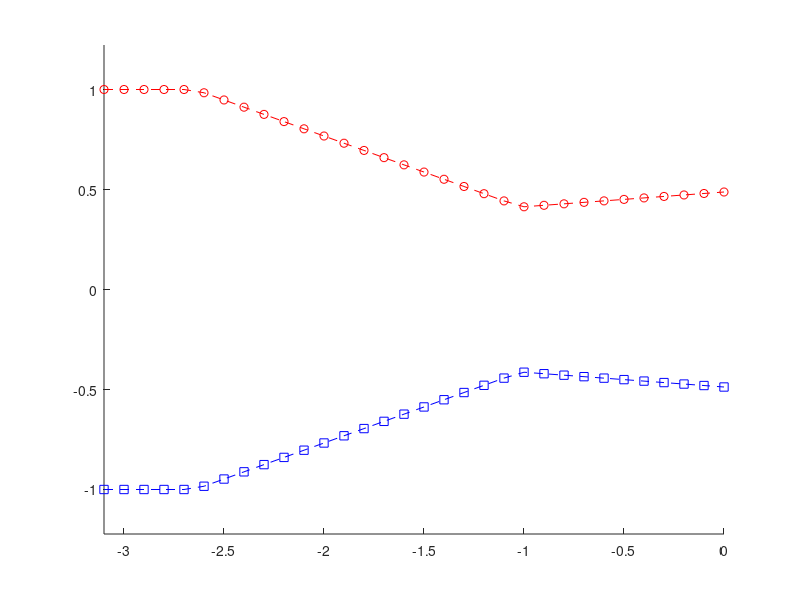
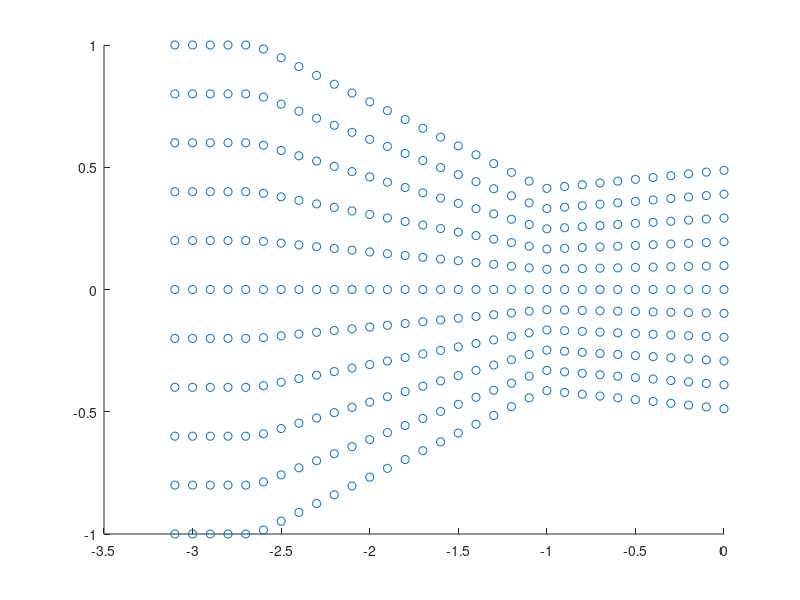
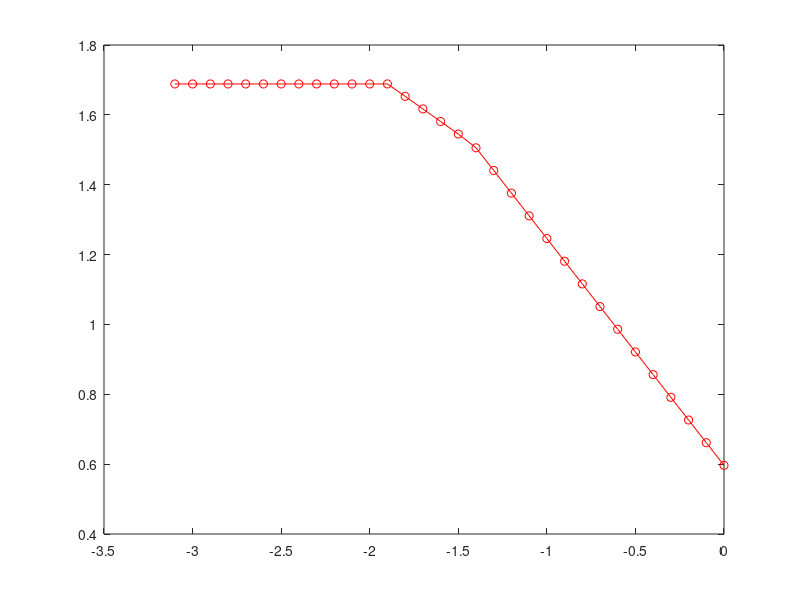
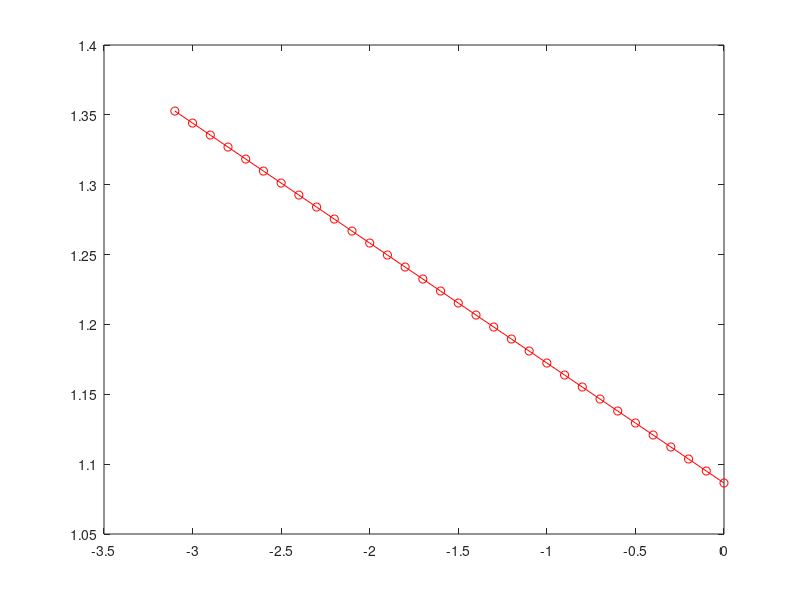

The MATLAB script that drew these images, in order: (Note: this script raises an error after producing the figures.)
%% k_gjm based estimation for sampling
clear;clc;close all;
%% compute the jet Mach number and jet velocity
NPR = 3;
gamma = 1.4;
R = 1/gamma;
Ta = 1;
c_inf = sqrt(gamma*R*Ta)
%we know that c_inf = 1
%therefore given c = sqrt(gamma R T) and normailzed rho, R and T are all one
%
Mj = sqrt(2/(gamma-1)*(NPR^((gamma-1)/gamma)-1)) %jet Mach number
Tj = (1+ (gamma-1)/2*Mj^2)^(-1)
cj = sqrt(gamma*R*Tj)
Ma = Mj*cj/c_inf %acoustic Mach number

%% from measurements we have
lambda_shock = 1.3; %nondim wavelength of shockcell structure from paraview measurement
k_shock = 2*pi/(lambda_shock)


c_kh = 0.8*Ma %nondim phase velocity of Kelvin Helmholtz wave

L = 2;
h = 1;
De = 1.3*(L*h)^(0.625)/(L+h)^(0.25)

St_fact = De/Ma; %factor to go from nondim freq to Strouhaul
St_screech = 0.37; %from post-processing
f_screech = St_screech/St_fact
omega_screech = 2*pi*f_screech
k_screech = omega_screech/c_inf
lambda_screech = 2*pi/k_screech
dx_screech = lambda_screech/16

k_kh = (2*pi*f_screech)/(c_kh)

k_gjm = k_kh - k_shock
omega_gjm = c_inf/k_gjm
f_gjm = omega_gjm/2*pi
lambda_gjm = 2*pi/k_gjm
dx_gjm = lambda_gjm/16

%% Sampling time adjustment
T_screech = 1/f_screech
dt_screech = T_screech/22
dt_fwh_samp = 50
% finalized dx and dt are
deltax = floor(abs(dx_gjm)/0.1)*0.1
deltat = floor(abs(dt_screech)/0.01)*0.01
dt_samp = round(deltat*1000/dt_fwh_samp)*dt_fwh_samp
%% build the nozzle interior grid 

%% xz plane interior
%this is the CD nozzle section
x_min = 3.1; %slightly upstream on the end of the converging section
x_tr1 = -2.61052632; %start of converging section
x_tr2 = -1.0152632; %start of diverging section
x_tr3 = 0; %outlet
x_noz = -x_min +mod(x_min,deltax):deltax:0;
Nx_noz = length(x_noz);
%build the necessary profile
ind1 = find(x_noz - x_tr1 > 0,1)
ind2 = find(x_noz - x_tr2 > 0,1)
%ind3 -> x = 0, is the end of x_noz
%% determining the height of the section
z_1 = 1; %half height of entry to converging section
z_2 = 0.42498737; %half height of throat
z_3 = 0.5; %half height of outlet

%introducing the one cell shift
dl_base = 3.2
dl_z    = dl_base/(2^8)

%shrinking the size
z_1 = z_1 - dl_z
z_2 = z_2 - dl_z
z_3 = z_3 - dl_z
%% 

% I need to build the bounds
z_profile_top = ones(1,Nx_noz);
slope1 = (z_2 - z_1)/(x_tr2 - x_tr1);
z_profile_top(ind1:ind2-1) = (x_noz(ind1:ind2-1)-x_tr1)*slope1 + z_1;
slope2 = (z_3 - z_2)/(x_tr3 - x_tr2);
z_profile_top(ind2:end) = (x_noz(ind2:end) - x_tr2)*slope2 + z_2;
z_profile_bot = -z_profile_top;
%validate profile
figure; hold on; plot(x_noz, z_profile_top,'ro--'); axis equal
plot(x_noz,z_profile_bot,'bs--')   

%I have top and bottom boundaries, now grid the system such that the grid
%always satisfyies the condition;
z_noz_init = -0.5:deltax:0.5; %using outlet as bound
Nz_noz = length(z_noz_init);
xz_nozzle = zeros((Nx_noz)*Nz_noz,3);
for i = 1:Nx_noz
    z_min = z_profile_bot(i);
    z_max = z_profile_top(i);
    z_cur = linspace(z_min,z_max,Nz_noz);
    for k = 1:Nz_noz
        ind = (i-1)*Nz_noz + k;
        xz_nozzle(ind,1) = x_noz(i);
        xz_nozzle(ind,3) = z_cur(k);
    end
end

X_noz = reshape(xz_nozzle(:,1),[Nx_noz, Nz_noz]);
Z_noz = reshape(xz_nozzle(:,3),[Nx_noz, Nz_noz]);
%validation check
figure; hold on;
scatter(xz_nozzle(:,1),xz_nozzle(:,3))

%% xy plane interior

y_noz = (-1+dl_z):deltax:0;
y_noz = [y_noz,0,flip(abs(y_noz))];
Ny_noz = length(y_noz);
xy_nozzle = zeros((Nx_noz)*Ny_noz,3);

for i = 1:Nx_noz
    for j = 1:Ny_noz
        ind = (i-1)*Ny_noz + j;
        xy_nozzle(ind,1) = x_noz(i);
        xy_nozzle(ind,2) = y_noz(j);
    end
end
%% external planes external
%for x = 0:85; // Do I need to collect this long? probably not!
%for y = +/-7 or z = +/-7
x_start = deltax;
%x_end = 85;
x_end = 24; %just beyond the end of the potential core
y_start = -7;
y_end = 7;
x = x_start:deltax:x_end;
y = y_start:deltax:y_end;
z_start= y_start;
z_end = y_end;
z = z_start:deltax:z_end;

Nx = length(x);
Ny = length(y);
Nz = length(z);

xy_grid = zeros(Nx*Ny,3);
xz_grid = zeros(Nx*Nz,3);
for i = 1:Nx
    for j = 1:Ny
        ind = (i-1)*Ny + j;
        xy_grid(ind,1) = x(i);
        xy_grid(ind,2) = y(j);
    end
end

for i = 1:Nx
    for k = 1:Nz
        ind = (i-1)*Nz + k;
        xz_grid(ind,1) = x(i);
        xz_grid(ind,3) = z(k);
    end
end

%% pad additional points external to the geometry

%% xz plane
%determine number of points needed outside
Nz_ex = Nz - Nz_noz %excess number of points
Nz_ex_half= Nz_ex/2
%building the z_profile as before (x_min = 3.1)
x_tr1 = 0;
x_tr2 = -1.412;
x_tr3 = -1.899;

%top profile with additional add on
z_tr1 = 0.584 + dl_z;
z_tr2 = 1.501 + dl_z;
z_tr3 = 1.676 + dl_z;

%build z_bot profile
z_top = z_end;
x_noz_f = flip(x_noz);
ind2 = find(x_noz_f - x_tr2 < 0 ,1)
ind3 = find(x_noz_f - x_tr3 < 0 ,1)
slope1 = (z_tr2 - z_tr1)/(x_tr2 - x_tr1)
slope2 = (z_tr3 - z_tr2)/(x_tr3 - x_tr2)
z_bot = zeros(1,Nx_noz);
z_bot(1:ind2-1) = z_tr1 + slope1*(x_noz_f(1:ind2-1) - x_tr1)
z_bot(ind2:ind3-1) = z_tr2 + slope2*(x_noz_f(ind2:ind3-1) - x_tr2)
z_bot(ind3:end) = z_tr3

z_bot = flip(z_bot);
figure
plot(x_noz, z_bot, 'r-o')

%build the grid as needed
xz_extern = zeros(Nx_noz*Nz_ex,3); 
for i = 1:Nx_noz
    z_profile = linspace(z_bot(i),z_top,Nz_ex_half);
    z_profile = [-flip(z_profile),z_profile]; %get the negative side as well
    for k = 1:Nz_ex
        ind = (i-1)*Nz_ex + k;
        xz_extern(ind,1) = x_noz(i);
        xz_extern(ind,3) = z_profile(k);
    end
end


%% xy plane
Ny_ex = Ny - Ny_noz
Ny_ex_half = Ny_ex/2

x_tr1 = -3.179;
x_tr2 = 0; 

y_tr1 = 1.347+dl_z;
y_tr2 = 1.074 + dl_z;

slope = (y_tr2 - y_tr1)/(x_tr2 - x_tr1)
y_bot = slope*(x_noz-x_tr1)+y_tr1;
y_top = y_end;
figure;
plot(x_noz,y_bot,'r-o')
% build the grid as needed
xy_extern = zeros(Nx_noz*Ny_ex,3);
for i = 1:Nx_noz
    y_profile = linspace(y_bot(i), y_top,Ny_ex_half);
    y_profile = [-flip(y_profile),y_profile];
    for j = 1:Ny_ex
        ind = (i-1)*Ny_ex + j;
        xy_extern(ind,1) = x_noz(i);
        xy_extern(ind,2) = y_profile(j);
    end
end
%%
fv = stlread("nozzle_geometry.stl");
vertices = fv.Points;
factor = 1/0.475;
scaledVertices = vertices*factor;


%% validation with nozzle geometry
figure; hold on; view(2)
scatter3(xy_grid(:,1),xy_grid(:,2),xy_grid(:,3),'r','filled')

%scatter3(xz_grid(:,1),xz_grid(:,2),xz_grid(:,3),'b','filled')
scatter3(xy_nozzle(:,1),xy_nozzle(:,2),xy_nozzle(:,3),'m','filled')
scatter3(xy_extern(:,1),xy_extern(:,2),xy_extern(:,3),'m','filled')
%scatter3(xz_nozzle(:,1),xz_nozzle(:,2),xz_nozzle(:,3),'g','filled')
%scatter3(xz_extern(:,1),xz_extern(:,2),xz_extern(:,3),'g','filled')
trisurf(fv.ConnectivityList, scaledVertices(:, 1), scaledVertices(:, 2), scaledVertices(:, 3),'FaceColor','c','FaceAlpha',0.1,'EdgeColor','none')
axis equal; 
% 
figure; hold on; view(0,0)
%scatter3(xy_grid(:,1),xy_grid(:,2),xy_grid(:,3),'r','filled')

scatter3(xz_grid(:,1),xz_grid(:,2),xz_grid(:,3),'b','filled')
%scatter3(xy_nozzle(:,1),xy_nozzle(:,2),xy_nozzle(:,3),'m','filled')
%scatter3(xy_extern(:,1),xy_extern(:,2),xy_extern(:,3),'m','filled')
scatter3(xz_nozzle(:,1),xz_nozzle(:,2),xz_nozzle(:,3),'g','filled')
scatter3(xz_extern(:,1),xz_extern(:,2),xz_extern(:,3),'g','filled')
trisurf(fv.ConnectivityList, scaledVertices(:, 1), scaledVertices(:, 2), scaledVertices(:, 3),'FaceColor','c','FaceAlpha',0.1,'EdgeColor','none')
ylim([-8,8])
axis equal; 

%% append of data

xy_upstream_combined = zeros(Nx_noz*Ny,3);

for i = 1:Nx_noz
    %for each x position
    ind_str = 1 + Ny*(i-1);
    ind_sp1 = ind_str + Ny_ex_half;
    ind_sp2 = ind_sp1 + Ny_noz;
    ind_end = Ny*i;
    nozzle_row_inds = ((i-1)*Ny_noz+1):i*Ny_noz;
    extern_low_inds = (((i-1)*Ny_ex)+1):((i-1)*Ny_ex+Ny_ex_half);
    extern_hi_inds  = ((i-1)*Ny_ex+Ny_ex_half+1):(i*Ny_ex);
    xy_upstream_combined(ind_str:(ind_sp1-1),:) = xy_extern(extern_low_inds, :);
    xy_upstream_combined(ind_sp1:(ind_sp2-1),:) = xy_nozzle(nozzle_row_inds,:);
    xy_upstream_combined(ind_sp2:ind_end,:) = xy_extern(extern_hi_inds,:);
end

xy_grid = [xy_upstream_combined;xy_grid];


xz_upstream_combined = zeros(Nx_noz*Nz,3);

for i = 1:Nx_noz
    %for each x position
    ind_str = 1 + Nz*(i-1);
    ind_sp1 = ind_str + Nz_ex_half;
    ind_sp2 = ind_sp1 + Nz_noz;
    ind_end = Nz*i;
    nozzle_row_inds = ((i-1)*Nz_noz+1):i*Nz_noz;
    extern_low_inds = (((i-1)*Nz_ex)+1):((i-1)*Nz_ex+Nz_ex_half);
    extern_hi_inds  = ((i-1)*Nz_ex+Nz_ex_half+1):(i*Nz_ex);
    xz_upstream_combined(ind_str:(ind_sp1-1),:) = xz_extern(extern_low_inds, :);
    xz_upstream_combined(ind_sp1:(ind_sp2-1),:) = xz_nozzle(nozzle_row_inds,:);
    xz_upstream_combined(ind_sp2:ind_end,:) = xz_extern(extern_hi_inds,:);
end

xz_grid = [xz_upstream_combined;xz_grid];
figure; hold on; view(0,0)
scatter3(xz_grid(:,1),xz_grid(:,2),xz_grid(:,3),'b','filled')
trisurf(fv.ConnectivityList, scaledVertices(:, 1), scaledVertices(:, 2), scaledVertices(:, 3),'FaceColor','c','FaceAlpha',0.1,'EdgeColor','none')
ylim([-8,8])
axis equal; 



%% injection grid
inject_grid = xz_grid;
inject_grid(:,2) = 0.143; %first injection port center;
figure; hold on; view(0,0)
scatter3(inject_grid(:,1),inject_grid(:,2),inject_grid(:,3),'b','filled')
trisurf(fv.ConnectivityList, scaledVertices(:, 1), scaledVertices(:, 2), scaledVertices(:, 3),'FaceColor','c','FaceAlpha',0.1,'EdgeColor','none')
ylim([-8,8])
axis equal; 




%% export 
% writematrix(xy_grid,'xy_plane_gjm_noheader.txt')
% writematrix(xz_grid,'xz_plane_gjm_noheader.txt')
% writematrix(inject_grid,'inject_plane_gjm_noheader.txt')
% writematrix(xy_nozzle,'xy_plane_nozzle_gjm_noheader.txt')
% writematrix(xz_nozzle,"xz_plane_nozzle_gjm_noheader.txt")
% 
